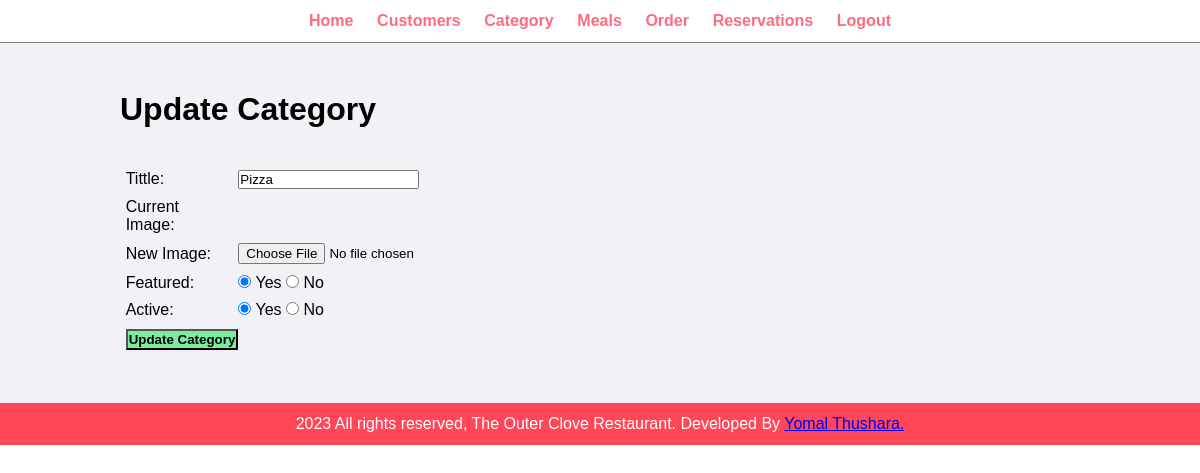
/Admin/Update/updateCategories.php?id=17, run on the app's committed database.
### tables this page shows
CREATE TABLE `meal_category` (
  `categoryID` int(10) UNSIGNED NOT NULL,
  `categoryTittle` varchar(100) NOT NULL,
  `ctgryImageName` varchar(255) NOT NULL,
  `featured` varchar(10) NOT NULL,
  `active` varchar(10) NOT NULL
);

### Admin/Update/updateCategories.php (the view, shortened to what this page needs)
<?php
    include '../others/menu.php';
?>
<!DOCTYPE html>
<html lang="en">
<head>
    <link rel="stylesheet" href="../css//AdminHome.css">
</head>
<body>
    <div class="main-content">
        <div class="wrapper">
            <h1>Update Category</h1>
            <br><br>
            <?php
                if(isset($_GET['id'])){
                    $id = $_GET['id'];
                    $sql = "SELECT * FROM meal_category WHERE categoryID = $id";
                    $res = mysqli_query($conn, $sql);
                    $count = mysqli_num_rows($res);
                    if($count == 1){
                        $row = mysqli_fetch_assoc($res);
                        $tittle = $row['categoryTittle'];
                        $featured = $row['featured'];
                        $active = $row['active'];
                    }
                    else{
                        $_SESSION['no-category-found'] = "<div class = 'error'>Category not found.</div>";
                        header("location: ../manageCategory.php");
                    }
                }
                else{
                    header("location: ../manageCategory.php");
                }
            ?>
            <form action="" method="post" enctype="multipart/form-data">
                <table class="tbl-30">
                    <tr>
                        <td>Tittle: </td>
                        <td>
                            <input type="text" name="tittle" value="<?php echo $tittle ?>">
                        </td>
                    </tr>
                    <tr>
                        <td>Current Image: </td>
                        <td>
                        </td>
                    </tr>
                    <tr>
                        <td>New Image: </td>
                        <td>
                            <input type="file" name="image">
                        </td>
                    </tr>
                    <tr>
                        <td>Featured: </td>
                        <td>
                            <input <?php if($featured == "Yes"){echo "checked";} ?> type="radio" name="featured" value="Yes"> Yes
                            <input <?php if($featured == "No"){echo "checked";} ?> type="radio" name="featured" value="No"> No
                        </td>
                    </tr>
                    <tr>
                        <td>Active: </td>
                        <td>
                            <input <?php if($active == "Yes"){echo "checked";} ?> type="radio" name="active" value="Yes"> Yes
                            <input <?php if($active == "No"){echo "checked";} ?> type="radio" name="active" value="No"> No
                        </td>
                    </tr>
                    <tr>
                        <td>
                            <input type="submit" name="submit" value="Update Category" class="btn-secondary">
                        </td>
                    </tr>
                </table>
            </form>
        </div>
    </div>
</body>
</html>
<?php
    include '../others/footer.php';
?>

### Admin/css/AdminHome.css (style rules this page uses)
* { margin: 0 0; padding: 0 0; font-family: Arial, Helvetica, sans-serif; }
.wrapper { padding: 1%; width: 80%; margin: 0 auto; }
.tbl-30 { width: 30%; }
table tr td { padding: 1%; }
.btn-secondary { background-color: #7bed9f; padding: 1%; color: black; text-decoration: none; font-weight: bold; }
.main-content { background-color: #f1f2f6; padding: 3% 0; }

### data on the page
meal_category: tittle "Pizza", featured "☑", active "☑"
